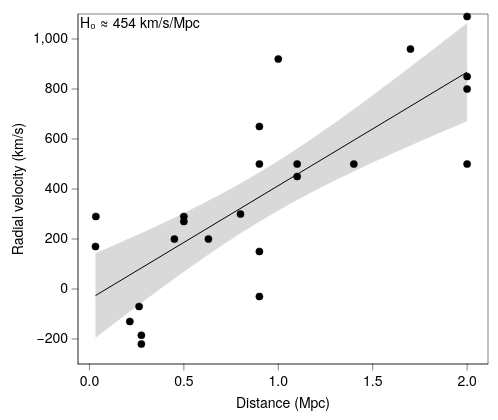

Vega-Lite specification for this chart:
### Vega-Lite specification from a JSON file in a GitHub repository (floating-point values rounded to 4 significant figures)
{"background": null, "config": {"arc": {"fill": "#DBDBDB", "fillOpacity": 1.0, "innerRadius": 43.75, "padAngle": 0.03, "stroke": "black", "strokeOpacity": 1, "strokeWidth": 0.25}, "area": {"fill": "#DBDBDB", "fillOpacity": 1.0, "stroke": "black", "strokeOpacity": 1, "strokeWidth": 0.25}, "axis": {"domain": true, "domainCap": "round", "domainColor": "black", "domainWidth": 0.25, "grid": false, "gridCap": "round", "gridColor": "#F1F1F1", "gridDash": [0, 0], "gridOpacity": 1.0, "gridWidth": 0.25, "labelColor": "black", "labelFont": "Helvetica Neue, HelveticaNeue, Helvetica, Arial, sans-serif", "labelFontSize": 7, "labelFontStyle": "normal", "labelFontWeight": 400, "offset": 0, "ticks": true, "tickCap": "round", "tickColor": "black", "tickRound": false, "tickSize": 3, "tickWidth": 0.25, "titleColor": "black", "titleFont": "Helvetica Neue, HelveticaNeue, Helvetica, Arial, sans-serif", "titleFontSize": 7, "titleFontStyle": "normal", "titleFontWeight": 400}, "axisX": {"domain": true, "labelAlign": "center", "labelAngle": 0, "labels": true, "ticks": true, "translate": 0}, "axisY": {"domain": true, "labelAlign": "right", "labelAngle": 0, "labels": true, "ticks": true, "translate": 0}, "axisRight": {"domain": true, "labelAlign": "left", "labelAngle": 0, "labels": true, "ticks": true, "translate": 0}, "axisTop": {"domain": true, "labelAlign": "center", "labelAngle": 0, "labels": true, "ticks": true, "translate": 0}, "axisBand": {"tickOffset": 0}, "bar": {"fill": "#DBDBDB", "fillOpacity": 1.0, "stroke": "black", "strokeOpacity": 1, "strokeWidth": 0.25}, "boxplot": {"size": 15.75, "ticks": {"cornerRadius": 0.25, "fill": "black", "opacity": 1, "size": 7.875, "thickness": 0.25}, "box": {"fillOpacity": 1.0, "stroke": "black", "strokeOpacity": 1, "strokeWidth": 0.25}, "median": {"cornerRadius": 0, "fill": "black", "fillOpacity": 1.0, "opacity": 1, "size": 15.75, "thickness": 0.25}, "rule": {"fill": "black", "fillOpacity": 1.0, "size": 17.5, "stroke": "black", "strokeDash": [0, 0], "strokeOpacity": 1, "strokeWidth": 0.25}, "outliers": {"color": "black", "fill": "black", "fillOpacity": 1.0, "size": 0, "stroke": "black", "strokeOpacity": 1, "strokeWidth": 0.25}}, "circle": {"fill": "black", "fillOpacity": 1.0, "size": 2.188, "stroke": null, "strokeOpacity": 1, "strokeWidth": 0.25}, "errorband": {"band": {"fillOpacity": 0.6, "stroke": null, "strokeWidth": 0.25, "strokeOpacity": 1}, "borders": {"opacity": 0, "strokeOpacity": 0.25, "strokeWidth": 1}}, "errorbar": {"opacity": 1, "rule": {"strokeDash": [0, 0], "strokeWidth": 0.25}, "ticks": {"color": "black", "cornerRadius": 0.125, "opacity": 1, "size": 10.5, "thickness": 0.25}, "thickness": 0.25}, "font": "Helvetica Neue, HelveticaNeue, Helvetica, Arial, sans-serif", "geoshape": {"fill": "#DBDBDB", "fillOpacity": 1.0, "stroke": "black", "strokeOpacity": 1, "strokeWidth": 0.25}, "header": {"labelColor": "black", "labelFont": "Helvetica Neue, HelveticaNeue, Helvetica, Arial, sans-serif", "labelFontSize": 7, "labelFontStyle": "normal", "labelFontWeight": 400, "titleColor": "black", "titleFont": "Helvetica Neue, HelveticaNeue, Helvetica, Arial, sans-serif", "titleFontSize": 7, "titleFontStyle": "normal", "titleFontWeight": 400, "titlePadding": 0}, "legend": {"disable": false, "offset": 4.5, "titlePadding": 4, "labelOffset": 2, "gradientLabelOffset": 2, "gradientLength": 87.5, "gradientThickness": 8.75, "gradientOpacity": 1.0, "gradientStrokeColor": "black", "gradientStrokeWidth": 0.25, "labelColor": "black", "labelFont": "Helvetica Neue, HelveticaNeue, Helvetica, Arial, sans-serif", "labelFontSize": 7, "labelFontStyle": "normal", "labelFontWeight": 400, "strokeColor": "black", "strokeWidth": 0, "symbolSize": 42, "symbolStrokeColor": "black", "symbolStrokeWidth": 0.25, "titleColor": "black", "titleFont": "Helvetica Neue, HelveticaNeue, Helvetica, Arial, sans-serif", "titleFontSize": 7, "titleFontStyle": "normal", "titleFontWeight": 400}, "line": {"color": "black", "stroke": "black", "strokeCap": "butt", "strokeDash": [0, 0], "strokeOpacity": 1, "strokeWidth": 0.5}, "point": {"filled": true, "fill": "#DBDBDB", "fillOpacity": 1.0, "size": 8.75, "stroke": "black", "strokeOpacity": 1, "strokeWidth": 0.25}, "range": {"category": ["#B2B2B2", "#636363", "#4A7CD3", "#008542", "#382864", "#509F98", "#284F93", "#005226", "#A398D6", "#173633"], "diverging": {"scheme": ["#443E60", "#5F597E", "#7C759B", "#9994B6", "#B7B4CC", "#D6D5DC", "#F6F6F6", "#D1DAD9", "#A4C2BF", "#7AA9A4", "#578E89", "#37736E", "#1B5954"]}, "heatmap": {"scheme": ["#32022B", "#43044D", "#4C196E", "#4D338C", "#484DA6", "#3A68BB", "#1D83CA", "#1D9CCB", "#23B5C9", "#28CDC5", "#4DE0B4", "#91EE9F"]}, "ordinal": {"scheme": ["#F1F1F1", "#DBDBDB", "#C6C6C6", "#B2B2B2", "#9D9D9D", "#898989", "#767676", "#636363", "#515151", "#404040", "#2F2F2F", "#1F1F1F"]}, "ramp": {"scheme": ["#32022B", "#43044D", "#4C196E", "#4D338C", "#484DA6", "#3A68BB", "#1D83CA", "#1D9CCB", "#23B5C9", "#28CDC5", "#4DE0B4", "#91EE9F"]}}, "rule": {"color": "black", "stroke": "black", "strokeCap": "round", "strokeDash": [2, 2], "strokeOpacity": 1, "strokeWidth": 0.25}, "scale": {"bandPaddingInner": 0.1, "bandPaddingOuter": 0.1, "continuousPadding": 1, "round": false}, "rect": {"fill": "#DBDBDB", "fillOpacity": 1.0, "stroke": "black", "strokeOpacity": 1, "strokeWidth": 0.25}, "square": {"fill": "#DBDBDB", "fillOpacity": 1.0, "size": 17.5, "stroke": "black", "strokeOpacity": 1, "strokeWidth": 0.25}, "text": {"color": "black", "font": "Helvetica Neue, HelveticaNeue, Helvetica, Arial, sans-serif", "fontSize": 7, "fontStyle": "normal", "fontWeight": 400}, "tick": {"color": "black", "cornerRadius": 0.125, "opacity": 1.0, "size": 15.75, "thickness": 0.25}, "title": {"anchor": "middle", "frame": "group", "color": "black", "font": "Helvetica Neue, HelveticaNeue, Helvetica, Arial, sans-serif", "fontSize": 7, "fontStyle": "normal", "fontWeight": 400, "subtitleColor": "black", "subtitleFont": "Helvetica Neue, HelveticaNeue, Helvetica, Arial, sans-serif", "subtitleFontSize": "Helvetica Neue, HelveticaNeue, Helvetica, Arial, sans-serif", "subtitleFontStyle": "normal", "subtitleFontWeight": 400}, "trail": {"color": "black", "opacity": 1, "size": 0.5}, "view": {"continuousWidth": 205, "continuousHeight": 175, "discreteWidth": 205, "discreteHeight": 175, "fill": null, "stroke": "black", "strokeWidth": 0.25}}, "layer": [{"data": {"name": "data-85554fe86a852df2e7617ef3ce078e3a"}, "mark": {"type": "point", "color": "black", "filled": true, "size": 13}, "encoding": {"x": {"field": "distance", "scale": {"domain": [-0.05, 2.1], "nice": false}, "title": "Distance (Mpc)", "type": "quantitative"}, "y": {"field": "velocity", "title": "Radial velocity (km/s)", "type": "quantitative"}}}, {"layer": [{"data": {"name": "data-6244fde04a48d5984bb2d262604c4d70"}, "mark": {"type": "area", "fill": "black", "fillOpacity": 0.15, "stroke": null, "strokeWidth": 0}, "encoding": {"x": {"field": "distance", "type": "quantitative"}, "y": {"field": "velocity", "type": "quantitative"}, "y2": {"field": "__ci_hi"}}}, {"data": {"name": "data-ea7ca8b838bcbd40baa648b4baba2d38"}, "mark": {"type": "line"}, "encoding": {"x": {"field": "distance", "type": "quantitative"}, "y": {"field": "velocity", "type": "quantitative"}}}], "name": "__dysonsphere_0052db07ca3847ba_43"}, {"data": {"values": [{"__dysonsphere__": 1}]}, "mark": {"type": "text", "align": "left", "angle": 0, "baseline": "top", "dx": 0, "dy": 0, "opacity": 1.0}, "encoding": {"text": {"value": "H₀ ≈ 454 km/s/Mpc"}, "x": {"value": 1}, "y": {"value": 1}}}], "$schema": "https://vega.github.io/schema/vega-lite/v6.4.1.json", "datasets": {"data-85554fe86a852df2e7617ef3ce078e3a": [{"distance": 0.032, "velocity": 170}, {"distance": 0.034, "velocity": 290}, {"distance": 0.214, "velocity": -130}, {"distance": 0.263, "velocity": -70}, {"distance": 0.275, "velocity": -185}, {"distance": 0.275, "velocity": -220}, {"distance": 0.45, "velocity": 200}, {"distance": 0.5, "velocity": 290}, {"distance": 0.5, "velocity": 270}, {"distance": 0.63, "velocity": 200}, {"distance": 0.8, "velocity": 300}, {"distance": 0.9, "velocity": -30}, {"distance": 0.9, "velocity": 650}, {"distance": 0.9, "velocity": 150}, {"distance": 0.9, "velocity": 500}, {"distance": 1.0, "velocity": 920}, {"distance": 1.1, "velocity": 450}, {"distance": 1.1, "velocity": 500}, {"distance": 1.4, "velocity": 500}, {"distance": 1.7, "velocity": 960}, {"distance": 2.0, "velocity": 500}, {"distance": 2.0, "velocity": 850}, {"distance": 2.0, "velocity": 800}, {"distance": 2.0, "velocity": 1090}], "data-6244fde04a48d5984bb2d262604c4d70": [{"distance": 0.032, "velocity": -195.2, "__ci_hi": 142.7, "__dysonsphere__": 1}, {"distance": 0.06324, "velocity": -177.1, "__ci_hi": 153.0, "__dysonsphere__": 1}, {"distance": 0.09448, "velocity": -159.0, "__ci_hi": 163.3, "__dysonsphere__": 1}, {"distance": 0.1257, "velocity": -141.0, "__ci_hi": 173.6, "__dysonsphere__": 1}, {"distance": 0.157, "velocity": -123.1, "__ci_hi": 184.0, "__dysonsphere__": 1}, {"distance": 0.1882, "velocity": -105.2, "__ci_hi": 194.5, "__dysonsphere__": 1}, {"distance": 0.2194, "velocity": -87.34, "__ci_hi": 205.1, "__dysonsphere__": 1}, {"distance": 0.2507, "velocity": -69.59, "__ci_hi": 215.7, "__dysonsphere__": 1}, {"distance": 0.2819, "velocity": -51.92, "__ci_hi": 226.4, "__dysonsphere__": 1}, {"distance": 0.3131, "velocity": -34.34, "__ci_hi": 237.2, "__dysonsphere__": 1}, {"distance": 0.3444, "velocity": -16.85, "__ci_hi": 248.1, "__dysonsphere__": 1}, {"distance": 0.3756, "velocity": 0.5412, "__ci_hi": 259.1, "__dysonsphere__": 1}, {"distance": 0.4069, "velocity": 17.83, "__ci_hi": 270.2, "__dysonsphere__": 1}, {"distance": 0.4381, "velocity": 34.99, "__ci_hi": 281.4, "__dysonsphere__": 1}, {"distance": 0.4693, "velocity": 52.04, "__ci_hi": 292.7, "__dysonsphere__": 1}, {"distance": 0.5006, "velocity": 68.95, "__ci_hi": 304.2, "__dysonsphere__": 1}, {"distance": 0.5318, "velocity": 85.72, "__ci_hi": 315.8, "__dysonsphere__": 1}, {"distance": 0.563, "velocity": 102.3, "__ci_hi": 327.5, "__dysonsphere__": 1}, {"distance": 0.5943, "velocity": 118.8, "__ci_hi": 339.4, "__dysonsphere__": 1}, {"distance": 0.6255, "velocity": 135.1, "__ci_hi": 351.5, "__dysonsphere__": 1}, {"distance": 0.6568, "velocity": 151.2, "__ci_hi": 363.8, "__dysonsphere__": 1}, {"distance": 0.688, "velocity": 167.1, "__ci_hi": 376.3, "__dysonsphere__": 1}, {"distance": 0.7192, "velocity": 182.8, "__ci_hi": 388.9, "__dysonsphere__": 1}, {"distance": 0.7505, "velocity": 198.3, "__ci_hi": 401.8, "__dysonsphere__": 1}, {"distance": 0.7817, "velocity": 213.6, "__ci_hi": 414.9, "__dysonsphere__": 1}, {"distance": 0.813, "velocity": 228.6, "__ci_hi": 428.2, "__dysonsphere__": 1}, {"distance": 0.8442, "velocity": 243.5, "__ci_hi": 441.8, "__dysonsphere__": 1}, {"distance": 0.8754, "velocity": 258.0, "__ci_hi": 455.6, "__dysonsphere__": 1}, {"distance": 0.9067, "velocity": 272.4, "__ci_hi": 469.6, "__dysonsphere__": 1}, {"distance": 0.9379, "velocity": 286.5, "__ci_hi": 483.9, "__dysonsphere__": 1}, {"distance": 0.9691, "velocity": 300.4, "__ci_hi": 498.4, "__dysonsphere__": 1}, {"distance": 1.0, "velocity": 314.0, "__ci_hi": 513.1, "__dysonsphere__": 1}, {"distance": 1.032, "velocity": 327.4, "__ci_hi": 528.1, "__dysonsphere__": 1}, {"distance": 1.063, "velocity": 340.5, "__ci_hi": 543.3, "__dysonsphere__": 1}, {"distance": 1.094, "velocity": 353.5, "__ci_hi": 558.7, "__dysonsphere__": 1}, {"distance": 1.125, "velocity": 366.2, "__ci_hi": 574.4, "__dysonsphere__": 1}, {"distance": 1.157, "velocity": 378.7, "__ci_hi": 590.2, "__dysonsphere__": 1}, {"distance": 1.188, "velocity": 391.1, "__ci_hi": 606.3, "__dysonsphere__": 1}, {"distance": 1.219, "velocity": 403.2, "__ci_hi": 622.5, "__dysonsphere__": 1}, {"distance": 1.25, "velocity": 415.2, "__ci_hi": 638.9, "__dysonsphere__": 1}, {"distance": 1.282, "velocity": 427.0, "__ci_hi": 655.5, "__dysonsphere__": 1}, {"distance": 1.313, "velocity": 438.6, "__ci_hi": 672.2, "__dysonsphere__": 1}, {"distance": 1.344, "velocity": 450.1, "__ci_hi": 689.1, "__dysonsphere__": 1}, {"distance": 1.375, "velocity": 461.5, "__ci_hi": 706.1, "__dysonsphere__": 1}, {"distance": 1.406, "velocity": 472.7, "__ci_hi": 723.2, "__dysonsphere__": 1}, {"distance": 1.438, "velocity": 483.8, "__ci_hi": 740.5, "__dysonsphere__": 1}, {"distance": 1.469, "velocity": 494.9, "__ci_hi": 757.8, "__dysonsphere__": 1}, {"distance": 1.5, "velocity": 505.8, "__ci_hi": 775.3, "__dysonsphere__": 1}, {"distance": 1.531, "velocity": 516.6, "__ci_hi": 792.9, "__dysonsphere__": 1}, {"distance": 1.563, "velocity": 527.3, "__ci_hi": 810.5, "__dysonsphere__": 1}, {"distance": 1.594, "velocity": 538.0, "__ci_hi": 828.2, "__dysonsphere__": 1}, {"distance": 1.625, "velocity": 548.5, "__ci_hi": 846.0, "__dysonsphere__": 1}, {"distance": 1.656, "velocity": 559.0, "__ci_hi": 863.9, "__dysonsphere__": 1}, {"distance": 1.688, "velocity": 569.5, "__ci_hi": 881.8, "__dysonsphere__": 1}, {"distance": 1.719, "velocity": 579.9, "__ci_hi": 899.8, "__dysonsphere__": 1}, {"distance": 1.75, "velocity": 590.2, "__ci_hi": 917.9, "__dysonsphere__": 1}, {"distance": 1.781, "velocity": 600.5, "__ci_hi": 936.0, "__dysonsphere__": 1}, {"distance": 1.813, "velocity": 610.7, "__ci_hi": 954.1, "__dysonsphere__": 1}, {"distance": 1.844, "velocity": 620.8, "__ci_hi": 972.3, "__dysonsphere__": 1}, {"distance": 1.875, "velocity": 631.0, "__ci_hi": 990.6, "__dysonsphere__": 1}, {"distance": 1.906, "velocity": 641.1, "__ci_hi": 1009.0, "__dysonsphere__": 1}, {"distance": 1.938, "velocity": 651.1, "__ci_hi": 1027.0, "__dysonsphere__": 1}, {"distance": 1.969, "velocity": 661.1, "__ci_hi": 1046.0, "__dysonsphere__": 1}, {"distance": 2.0, "velocity": 671.1, "__ci_hi": 1064.0, "__dysonsphere__": 1}], "data-ea7ca8b838bcbd40baa648b4baba2d38": [{"distance": 0.032, "velocity": -26.25, "__dysonsphere__": 1}, {"distance": 2.0, "velocity": 867.5, "__dysonsphere__": 1}]}}
